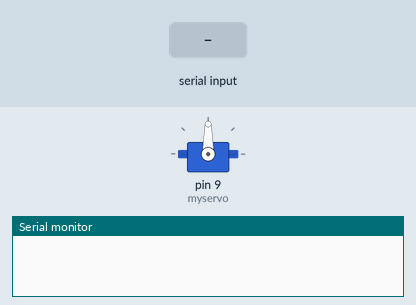
This sketch was run on a simulated Arduino Uno, built with avr-gcc and run on an emulated ATmega328P. On the bench: servo, the last lines printed to the serial monitor. The test bench sets the inputs (shaded band).

Above: at 1.2 s.
1.3 s: "1" received over Serial
At 2.2 s:
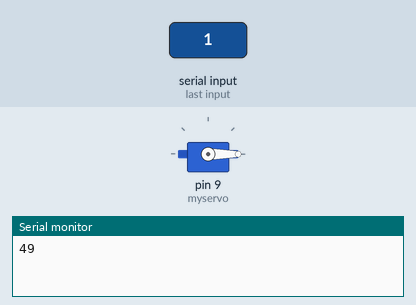
2.8 s: "0" received over Serial
At 3.4 s:
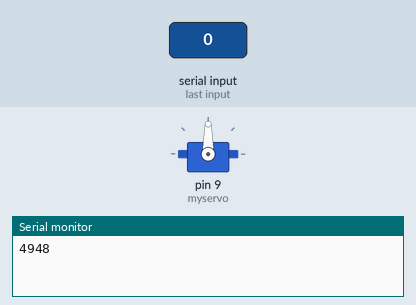
Timing chart, 0 to 5.8 s (numbered marks = the images above; inputs shaded):
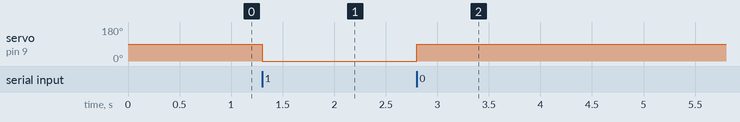

The sketch:

Arduino_Source_Code.ino
```cpp
#include<Servo.h>
int data = 0;
Servo myservo;
int pos = 0;
void setup()
{
  myservo.attach(9);
  Serial.begin(9600);
}
void loop()
{
  if(Serial.available() > 0)
  {
    data = Serial.read();
    Serial.print(data);
    if(data == '1')
    {
      myservo.write(0);
    }
    if(data == '0')
    {
      myservo.write(90);
    }
  }
}
```

Measured:
- after the input at 1.3 s, servo on pin 9 (myservo): 90° → 0° at once
- after the input at 2.8 s, servo on pin 9 (myservo): 0° → 90° at once
